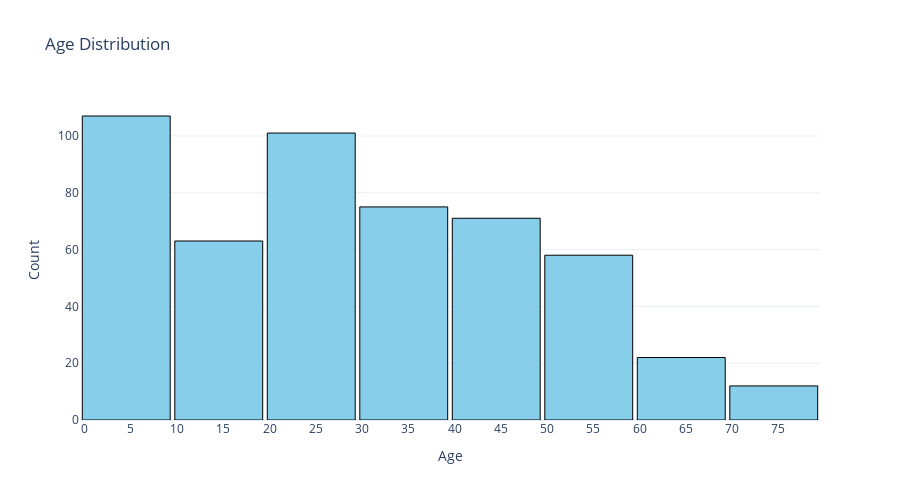

Notebook cell for this chart:
### Code cell
import plotly.express as px
import plotly.graph_objects as go
import pandas as pd
import numpy as np

# Clean and process the Age column
data['Age'] = data['Age'].replace('?', np.nan)
data['Age'] = data['Age'].astype(float)

# Create a histogram using Plotly
fig = go.Figure()

fig.add_trace(go.Histogram(
    x=data['Age'],
    nbinsx=10,  # Equivalent to bins=10
    marker=dict(color='skyblue', line=dict(color='black', width=1)),
    name='Age Distribution'
))

# Customize layout for improved visualization
fig.update_layout(
    title='Age Distribution',
    xaxis_title='Age',
    yaxis_title='Count',
    template='plotly_white',  # Clean white background style
    width=900,  # Chart width
    height=500,  # Chart height
    bargap=0.05,  # Slight gap between bars
    xaxis=dict(
        tickmode='linear',  # Ensure consistent linear ticks
        tick0=0,            # Start ticks at 0
        dtick=5             # Step size for ticks
    )
)

# Display the chart
fig.show()

### Figure 1 — Plotly figure (JSON) as saved in the notebook; plotly's stock layout.template omitted (floating-point values rounded to 4 significant figures; data arrays with more than 128 entries replaced by an {"elided": "..."} marker saying what was removed)
{"data": [{"marker": {"color": "skyblue", "line": {"color": "black", "width": 1}}, "name": "Age Distribution", "nbinsx": 10, "type": "histogram", "x": {"elided": "509 int values"}}], "layout": {"bargap": 0.05, "height": 500, "title": {"text": "Age Distribution"}, "width": 900, "xaxis": {"dtick": 5, "tick0": 0, "tickmode": "linear", "title": {"text": "Age"}}, "yaxis": {"title": {"text": "Count"}}}}
